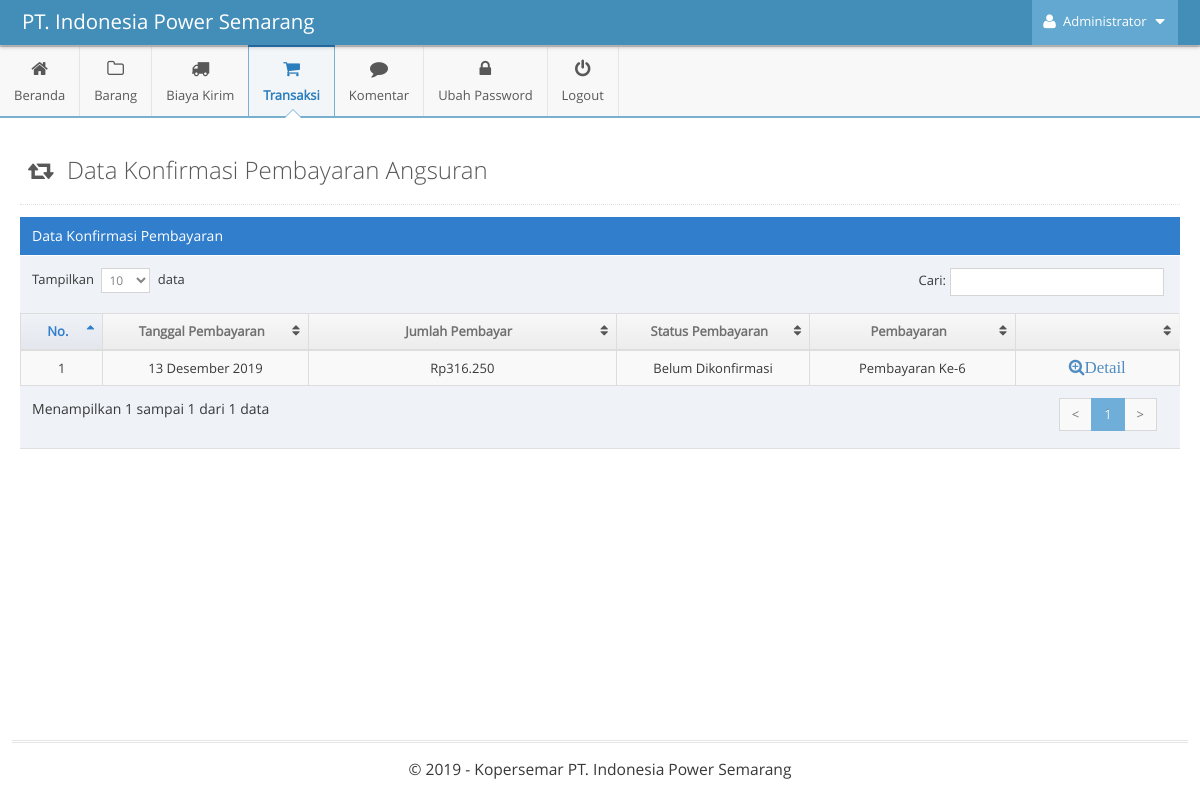
The page /admin/main.php?module=konfirmasi (signed in) on the database its author committed.
### tables this page shows
CREATE TABLE IF NOT EXISTS `tbl_pembayaran_angsuran` (
  `id_pembayaran` int(11) NOT NULL,
  `id_angsuran` int(11) NOT NULL,
  `tgl_bayar` date NOT NULL,
  `jumlah_bayar` int(11) NOT NULL,
  `status_pembayaran` enum('Belum Dikonfirmasi','Dikonfirmasi','Ditolak','','') NOT NULL DEFAULT 'Belum Dikonfirmasi',
  `bukti_pembayaran` varchar(191) NOT NULL
);

CREATE TABLE IF NOT EXISTS `tbl_angsuran` (
  `id_angsuran` int(11) NOT NULL,
  `id_transaksi` int(11) NOT NULL,
  `cicilan_ke` int(11) NOT NULL,
  `batas_bayar` date NOT NULL,
  `jumlah_bayar` int(11) NOT NULL
);

### admin/modules/konfirmasi/view.php (the view, shortened to what this page needs)
<div class="page-content">
	<div class="page-header">
		<h1 style="color:#585858">
			<i style="margin-right:7px" class="ace-icon fa fa-retweet"></i> Data Konfirmasi Pembayaran Angsuran
		</h1>
	</div>
	<div class="row">
		<div class="col-xs-12">
			<div class="row">
				<div class="col-xs-12">
					<div class="table-header">
						Data Konfirmasi Pembayaran
					</div>
					<div>
						<table id="dynamic-table" class="table table-striped table-bordered table-hover">
							<thead>
								<tr>
									<th>No.</th>
									<th>Tanggal Pembayaran</th>
									<th>Jumlah Pembayar</th>
									<th>Status Pembayaran</th>
									<th>Pembayaran </th>
									<th></th>
								</tr>
							</thead>
							<tbody>
								<?php
                            $no = 1;
                            $query = mysqli_query($mysqli, "SELECT
							tbl_pembayaran_angsuran.id_pembayaran,
							tbl_pembayaran_angsuran.tgl_bayar,
							tbl_pembayaran_angsuran.jumlah_bayar,
							tbl_pembayaran_angsuran.status_pembayaran,
							tbl_angsuran.cicilan_ke
						From
							tbl_pembayaran_angsuran Inner Join
							tbl_angsuran On tbl_angsuran.id_angsuran = tbl_pembayaran_angsuran.id_angsuran
                                                            WHERE tbl_pembayaran_angsuran.status_pembayaran='Belum Dikonfirmasi'
                                                            ORDER BY tbl_pembayaran_angsuran.id_pembayaran DESC")
                                                            or die('Ada kesalahan pada query konfirmasi: '.mysqli_error($mysqli));
                            while ($data = mysqli_fetch_assoc($query)) {
                            ?>
								<tr>
									<td width="40" class="center"><?php echo $no; ?></td>
									<td width="100" class="center"><?php echo TanggalIndo($data['tgl_bayar']); ?></td>
									<td width="150" align="center"><?php echo rupiah($data['jumlah_bayar']) ; ?></td>
									<td width="70" class="center"><?php echo $data['status_pembayaran']; ?></td>
									<td width="100" align="center"><?php echo "Pembayaran Ke-".$data['cicilan_ke']; ?>
									</td>
									<td width="60" class="center">
										<div class="action-buttons">
											<a data-rel="tooltip" data-placement="top" title=""
												class=""
												href="?module=form_konfirmasi&form=detail&id=<?php echo $data['id_pembayaran']; ?>">
												<i class="ace-icon fa fa-search-plus bigger-130">Detail</i>
											</a>
										</div>
									</td>
								</tr>
								<?php
                            	$no++;
                            } ?>
							</tbody>
						</table>
					</div>
				</div>
			</div>
		</div>
	</div>
</div>

### rows shown on the page
tbl_pembayaran_angsuran: tgl_bayar "13 Desember 2019", jumlah_bayar "Rp316.250", status_pembayaran "Belum Dikonfirmasi", id_angsuran.cicilan_ke "6"

### other values the page prints
$_SESSION['nama_admin'] "Administrator"
$judul_halaman "Beranda Biaya Kirim Komentar Ubah Password"
$judul_halaman "Barang Transaksi"
